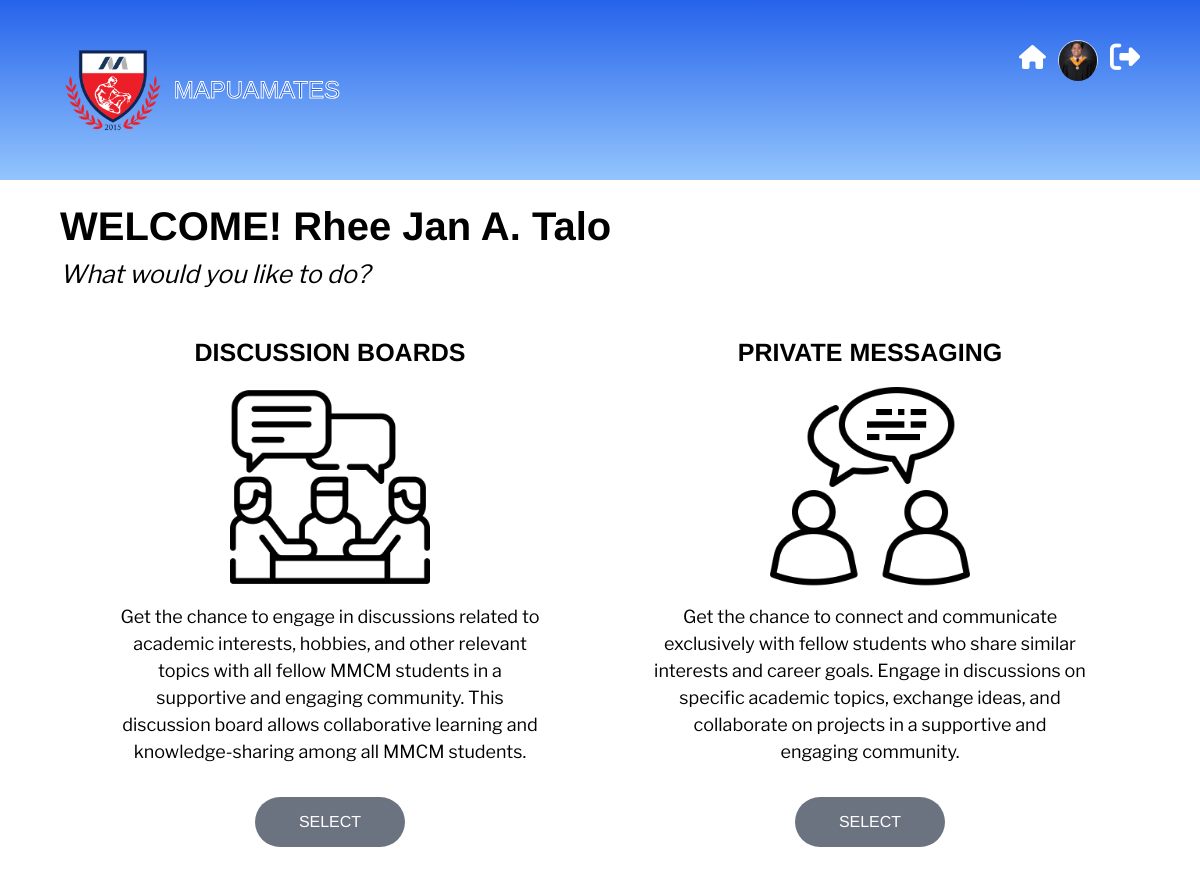
Screenshot of / (signed in) with the database file from the repository.
### accounts/models.py (models this page shows)
class User(AbstractUser):
    class Strands(models.TextChoices):
            STEM = "STEM", _("Science, Technology, Engineering, And Mathematics")
            ABM = "ABM", _("Accountancy, Business, and Management")
            HUMSS = "HUMSS",_("Humanities and Social Sciences")
            TVL = "TVL", _("Technical-Vocational Livelihood")
            ADT = "ADT",_("Arts and Design")
            ICT = "ICT", _("Information and Communications Technology")
    email = models.EmailField(unique=True)
    fname = models.CharField(max_length=255, null=True, blank=True )
    mname = models.CharField(max_length=255, null=True, blank=True )
    lname = models.CharField(max_length=255, null=True, blank=True )
    pfp = models.ImageField(upload_to = 'images', null=True, blank=True)
    strand = models.CharField(max_length=100, choices=Strands.choices, null=True, blank=True)
    objects = UserManager()

### mapuamates/views.py (the view)
# urls.py: path('', views.Home, name="home"),
@login_required
def Home(request):
    return render(request, 'home.html',{})

### templates/home.html
{% extends "base.html" %}
{% block content %}
{% load static %}
{% include "partials/navbar.html" %}
<div class="w-[90%] m-auto  h-screen">
    <div class="mt-4">
        <p class="ArimoBold text-[40px]">WELCOME! {{user.fname|default_if_none:""|title}} {{user.mname|default_if_none:""|slice:":1"|upper}}. {{user.lname|default_if_none:""|title}}</p>
        <p class="LibreFranklinRegular text-[25px]"><i>What would you like to do?</i></p>
    </div>
    <div class="flex flex-row mt-10">
        <div class="w-[50%] text-center">
            <p class="ArimoBold text-[25px]">DISCUSSION BOARDS</p>
            <img src="{% static 'images/discussion.png' %}" class="h-[200px] m-auto mt-4" >
            <p class="LibreFranklinRegular text-[18px] w-[80%] m-auto mt-4">
                Get the chance to engage in discussions related
                to academic interests, hobbies, and other
                relevant topics with all fellow MMCM students
                in a supportive and engaging community. This
                discussion board allows collaborative learning
                and knowledge-sharing among all MMCM
                students.</p>
            <a href="{% url 'discussion-board' %}"><button type="button" class="mt-8 bg-gray-500 h-[50px] w-[150px] border-2 border-transparent rounded-[25px] text-white ArimoReg">SELECT</button></a>
        </div>
        <div class="w-[50%] text-center">
            <p class="ArimoBold text-[25px]">PRIVATE MESSAGING</p>
            <img src="{% static 'images/private_messaging.png' %}" class="h-[200px] m-auto mt-4" >
            <p class="LibreFranklinRegular text-[18px] w-[80%] m-auto mt-4">
                Get the chance to connect and communicate
                exclusively with fellow students who share similar interests and
                career goals. Engage in discussions on specific
                academic topics, exchange ideas, and
                collaborate on projects in a supportive and
                engaging community.</p>
            <a href="{% url 'messages-inbox' %}">
                <button type="button" class="mt-8 bg-gray-500 h-[50px] w-[150px] border-2 border-transparent rounded-[25px] text-white ArimoReg">SELECT</button>
            </a>
        </div>
    </div>
</div>
{% endblock %}

### templates/base.html (shortened to what this page needs)
{% load static tailwind_tags %}
<!DOCTYPE html>
<html lang="en">
<head>
    {% tailwind_css %}
    <link rel="stylesheet" href="https://cdnjs.cloudflare.com/ajax/libs/font-awesome/6.4.0/css/all.min.css">
</head>
{% block content %}
{% endblock %}
</html>

### templates/partials/navbar.html (shortened to what this page needs)
{% block content %}
{% load static %}
<div class="from-blue-600 to-blue-300 bg-gradient-to-b py-[40px]">
    <div class="w-[90%] m-auto">
        <div class="flex flex-row ">
            <div class="text-gray-300 flex flex-row justify-center align-middle items-center">
                <img src="{% static 'images/logo.webp' %}" class="h-[100px]">
                <span class="ArimoReg  text-[24px] title-small ml-2">MAPUAMATES</span>
            </div>
            <div class="ml-auto flex flex-row ArimoReg  text-[24px]">
                <div class="mr-3">
                    <a href="{% url 'home' %}"><i class="fa-solid fa-house text-white" ></i></a>
                </div>
                <div class="border-[1px] rounded-[50px] border-[#D1D5DB] text-center h-[40px] w-[40px]">
                    {% if user.is_authenticated %}
                    <a href="{% url 'edit-profile' %}">
                        {% if request.user.pfp %}
                        <img src="{% static request.user.pfp.url %}" class="profile-picture">
                        {% else %}
                        <img src="{% static 'images/default.png' %}" class="profile-picture">
                        {% endif %}
                    </a>
                    {% endif %}
                </div>
                {% if user.is_authenticated %}
                <div class="ml-3 ">
                    <button><i class="fa-solid fa-right-from-bracket text-white fa-lg" onclick="OpenModal()"></i></button>
                </div>
                {% endif %}
            </div>
        </div>
    </div>
</div>
{% endblock %}

### rows the page displays
User: pfp (picture), fname "Rhee Jan", mname "A", lname "Talo"
